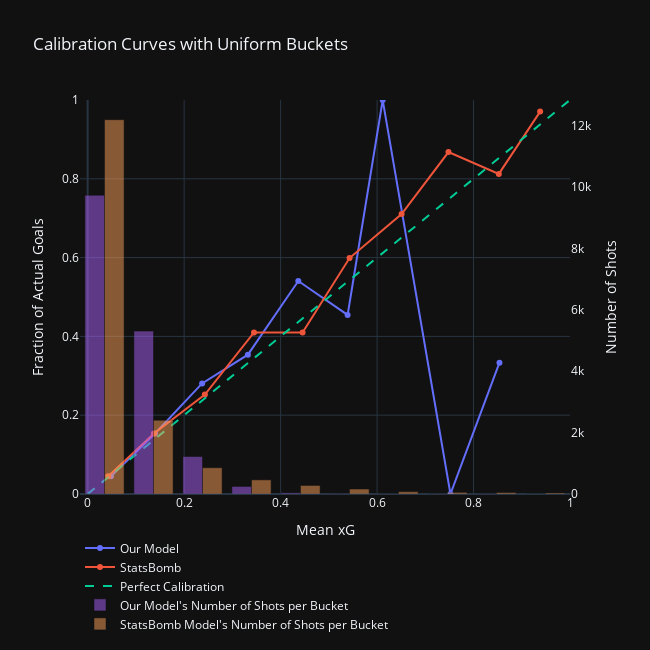

Write notebook code for a chart like this one.
### Code cell
fig = go.Figure()
fig.update_layout(template='plotly_dark')

#plot calibration curve for our model with 10 uniform buckets (each bucket has equal width across prediction space)
prob_true, prob_pred = calibration_curve(y_test, predictions_test, n_bins=10)
fig.add_trace(go.Scatter(x=prob_pred, y=prob_true, mode='markers+lines', name='Our Model'))

#plot calibration curve for StatsBomb model with 10 uniform buckets (each bucket has equal width across prediction space)
prob_true, prob_pred = calibration_curve(y_test, sbxg_test, n_bins=10)
fig.add_trace(go.Scatter(x=prob_pred, y=prob_true, mode='markers+lines', name='StatsBomb'))

#plot calibration curve for perfect calibration
fig.add_trace(go.Scatter(x=np.linspace(0, 1, 10), y=np.linspace(0, 1, 10), mode='lines', line=dict(dash='dash'), name='Perfect Calibration'))

#histogram for number of our model's predictions in each bucket
predictions_test_binned = np.digitize(predictions_test, bins=np.linspace(0, 1, 11)) - 1
bin_labels = [f"{(i / 10)}" for i in range(1,11)]
bin_counts = np.bincount(predictions_test_binned, minlength=10)

fig.add_trace(go.Bar(x=bin_labels, y=bin_counts, name="Our Model's Number of Shots per Bucket", yaxis='y2', xaxis='x2', opacity=0.5))

#histogram for number of StatsBomb model's predictions in each bucket
sbxg_test_binned = np.digitize(sbxg_test, bins=np.linspace(0, 1, 11)) - 1
bin_labels = [f"{(i / 10)}" for i in range(1,11)]
bin_counts = np.bincount(sbxg_test_binned, minlength=10)

fig.add_trace(go.Bar(x=bin_labels, y=bin_counts, name="StatsBomb Model's Number of Shots per Bucket", yaxis='y2', xaxis='x2', opacity=0.5))

fig.update_layout(
    title='Calibration Curves with Uniform Buckets',
    xaxis_title='Mean xG',
    yaxis={
        'range': [0, 1],
        'title': 'Fraction of Actual Goals'
    },
    yaxis2={
        'title': 'Number of Shots',
        'overlaying': 'y',
        'side': 'right',
        'showgrid':False,
    },
    xaxis2={
        'overlaying': 'x',
        'side': 'top',
        'showgrid':False,
        'showticklabels':False
    },
    legend=dict(
        orientation='h',  
    ),
    width=650,
    height=650
)

fig.show()

### Figure 1 — Plotly figure (JSON) as saved in the notebook; plotly's stock layout.template omitted (floating-point values rounded to 4 significant figures)
{"data": [{"mode": "markers+lines", "name": "Our Model", "type": "scatter", "x": [0.04836, 0.1396, 0.2373, 0.3322, 0.4367, 0.5389, 0.6117, 0.7521, 0.8538], "y": [0.04488, 0.1535, 0.2807, 0.3537, 0.5405, 0.4545, 1, 0, 0.3333]}, {"mode": "markers+lines", "name": "StatsBomb", "type": "scatter", "x": [0.04268, 0.1374, 0.243, 0.3449, 0.4456, 0.5429, 0.6509, 0.748, 0.8524, 0.9381], "y": [0.04533, 0.1536, 0.2523, 0.41, 0.4101, 0.5988, 0.7105, 0.8679, 0.8125, 0.9706]}, {"line": {"dash": "dash"}, "mode": "lines", "name": "Perfect Calibration", "type": "scatter", "x": [0, 0.1111, 0.2222, 0.3333, 0.4444, 0.5556, 0.6667, 0.7778, 0.8889, 1], "y": [0, 0.1111, 0.2222, 0.3333, 0.4444, 0.5556, 0.6667, 0.7778, 0.8889, 1]}, {"name": "Our Model's Number of Shots per Bucket", "opacity": 0.5, "type": "bar", "x": ["0.1", "0.2", "0.3", "0.4", "0.5", "0.6", "0.7", "0.8", "0.9", "1.0"], "xaxis": "x2", "y": [9736, 5309, 1222, 246, 37, 11, 1, 2, 6, 0], "yaxis": "y2"}, {"name": "StatsBomb Model's Number of Shots per Bucket", "opacity": 0.5, "type": "bar", "x": ["0.1", "0.2", "0.3", "0.4", "0.5", "0.6", "0.7", "0.8", "0.9", "1.0"], "xaxis": "x2", "y": [12199, 2403, 856, 461, 278, 162, 76, 53, 48, 34], "yaxis": "y2"}], "layout": {"height": 650, "legend": {"orientation": "h"}, "title": {"text": "Calibration Curves with Uniform Buckets"}, "width": 650, "xaxis": {"title": {"text": "Mean xG"}}, "xaxis2": {"overlaying": "x", "showgrid": false, "showticklabels": false, "side": "top"}, "yaxis": {"range": [0, 1], "title": {"text": "Fraction of Actual Goals"}}, "yaxis2": {"overlaying": "y", "showgrid": false, "side": "right", "title": {"text": "Number of Shots"}}}}
